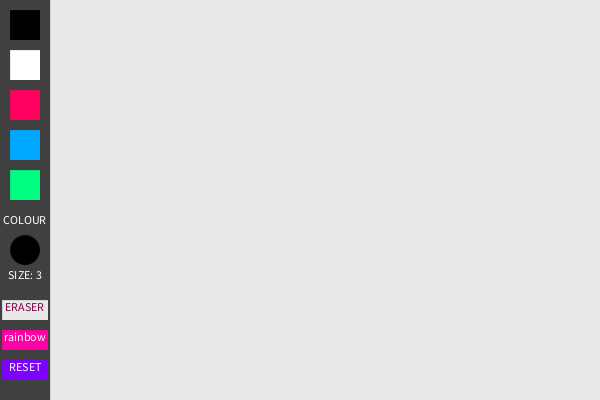
Frame 1 (no input)
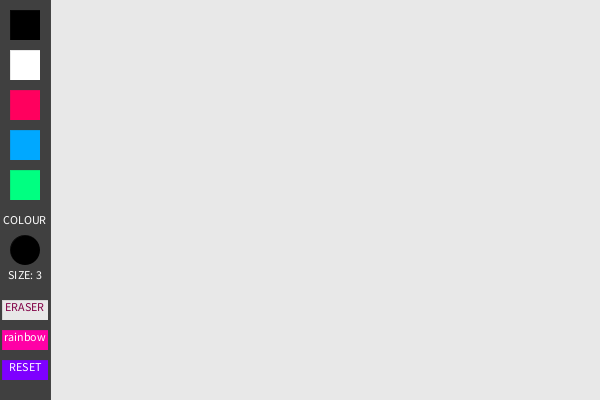
Frame 60 (the mouse pressed at the canvas centre just before this capture)
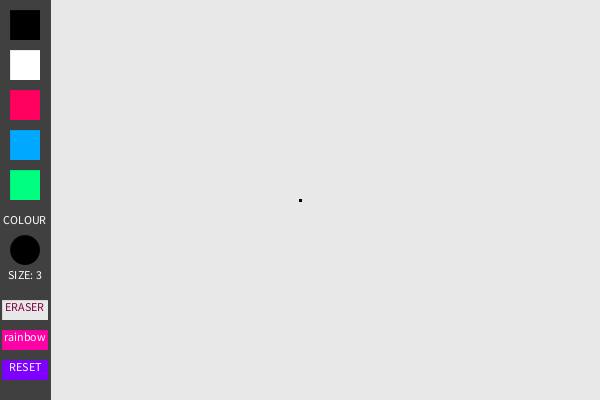
Frame 120 (the mouse held since frame 60 and released just before this capture)

The Processing sketch that drew these frames (run headless with seeded random() and noise(); from frame 60 on, the mouse is pressed at the canvas centre):

// Processing sketch: assignment_06_mission_07
// ── assignment_06_mission_07.pde
 //variables
 color brush = #000000;
 int thickness = 3;
 String strokeSize = str(thickness);
 boolean rainbow = false;
 
 void setup() {
   //standard stuff
   size(600,400);
   background(#E8E8E8); //white-grey
   textSize(12);
   textAlign(CENTER);
 }
 
 void draw() {
   //cursor fun
   if (mouseX > 10 && mouseX < 40 && mouseY > 10 && mouseY < 40 || mouseX > 10 && mouseX < 40 && mouseY > 50 && mouseY < 80 || mouseX > 10 && mouseX < 40 && mouseY > 90 && mouseY < 120 || mouseX > 10 && mouseX < 40 && mouseY > 130 && mouseY < 160 || mouseX > 10 && mouseX < 40 && mouseY > 170 && mouseY < 200 || mouseX > 0 && mouseX < 50 && mouseY > 300 && mouseY < 320 || mouseX > 0 && mouseX < 50 && mouseY > 360 && mouseY < 380) {
     cursor(HAND);
   } else {
     cursor(ARROW);
   }
   
   //side-bar
   stroke(#404040);
   strokeWeight(0);
   fill(#404040); //dark-grey
   rect(0,0,50,400);
   
   //colour buttons
   //black
   fill(#000000);
   rect(10,10,30,30);
   //white
   fill(#FFFFFF);
   rect(10,50,30,30);
   //red
   fill(#FF005E);
   rect(10,90,30,30);
   //blue
   fill(#00A8FF);
   rect(10,130,30,30);
   //green
   fill(#00FF81);
   rect(10,170,30,30);
   //eraser
   fill(#E8E8E8);
   rect(2,300,46,20);
   fill(#810045);
   text("ERASER", 0, 302, 50, 330);
   //rainbow
   fill(#FF00A6);
   rect(2,330,46,20);
   fill(#FFFFFF);
   text("rainbow", 0, 332, 50, 360);
   //reset-button
   fill(#7E00FF);
   rect(2,360,46,20);
   fill(#FFFFFF);
   text("RESET",0,362,50,390);
   
   //current colour
   strokeWeight(0);
   fill(brush);
   ellipse(25,250,30,30);
   fill(#FFFFFF);
   text("COLOUR", 0, 215, 50, 235);
   
   //current brush size
   text("SIZE: " + strokeSize, 0, 270, 50, 300);
   
   //color & size of brush
   stroke(brush);
   strokeWeight(thickness);
   
   //rainbow injection!
   if (rainbow == true) {
     float r1 = random(255);
     float r2 = random(255);
     float r3 = random(255);
     int c1 = round(r1);
     int c2 = round(r2);
     int c3 = round(r3);
     brush = color(c1,c2,c3);
   }
   
   //brush code
   if (mousePressed == true && mouseX > 50 && pmouseX > 50) {
    line(mouseX, mouseY, pmouseX, pmouseY);
   }
 }
 
 void mouseClicked() {
   if (mouseX > 10 && mouseX < 40 && mouseY > 10 && mouseY < 40) {
     brush = #000000; //BLACK
     rainbow = false;
   } if (mouseX > 10 && mouseX < 40 && mouseY > 50 && mouseY < 80) {
     brush = #FFFFFF; //WHITE
     rainbow = false;
   } if (mouseX > 10 && mouseX < 40 && mouseY > 90 && mouseY < 120) {
     brush = #FF005E; //RED
     rainbow = false;
   } if (mouseX > 10 && mouseX < 40 && mouseY > 130 && mouseY < 160) {
     brush = #00A8FF; //BLUE
     rainbow = false;
   } if (mouseX > 10 && mouseX < 40 && mouseY > 170 && mouseY < 200) {
     brush = #00FF81; //GREEN
     rainbow = false;
   } if (mouseX > 0 && mouseX < 50 && mouseY > 300 && mouseY < 320) {
     brush = #E8E8E8; //white-grey
     rainbow = false;
   } if (mouseX > 0 && mouseX < 50 && mouseY > 330 && mouseY < 350) {
     rainbow = true; //turns rainbow mode on
   } if (mouseX > 0 && mouseX < 50 && mouseY > 360 && mouseY < 380) {
     background(#E8E8E8); //resets the background
   }
 }
 
 void mouseWheel(MouseEvent event) {
  float e = event.getCount();
  if (thickness >= 1) {
  thickness -= e;
  strokeSize = str(thickness);
  } if (thickness == 0) {
    thickness = 1;
    strokeSize = str(thickness);
  }
}
